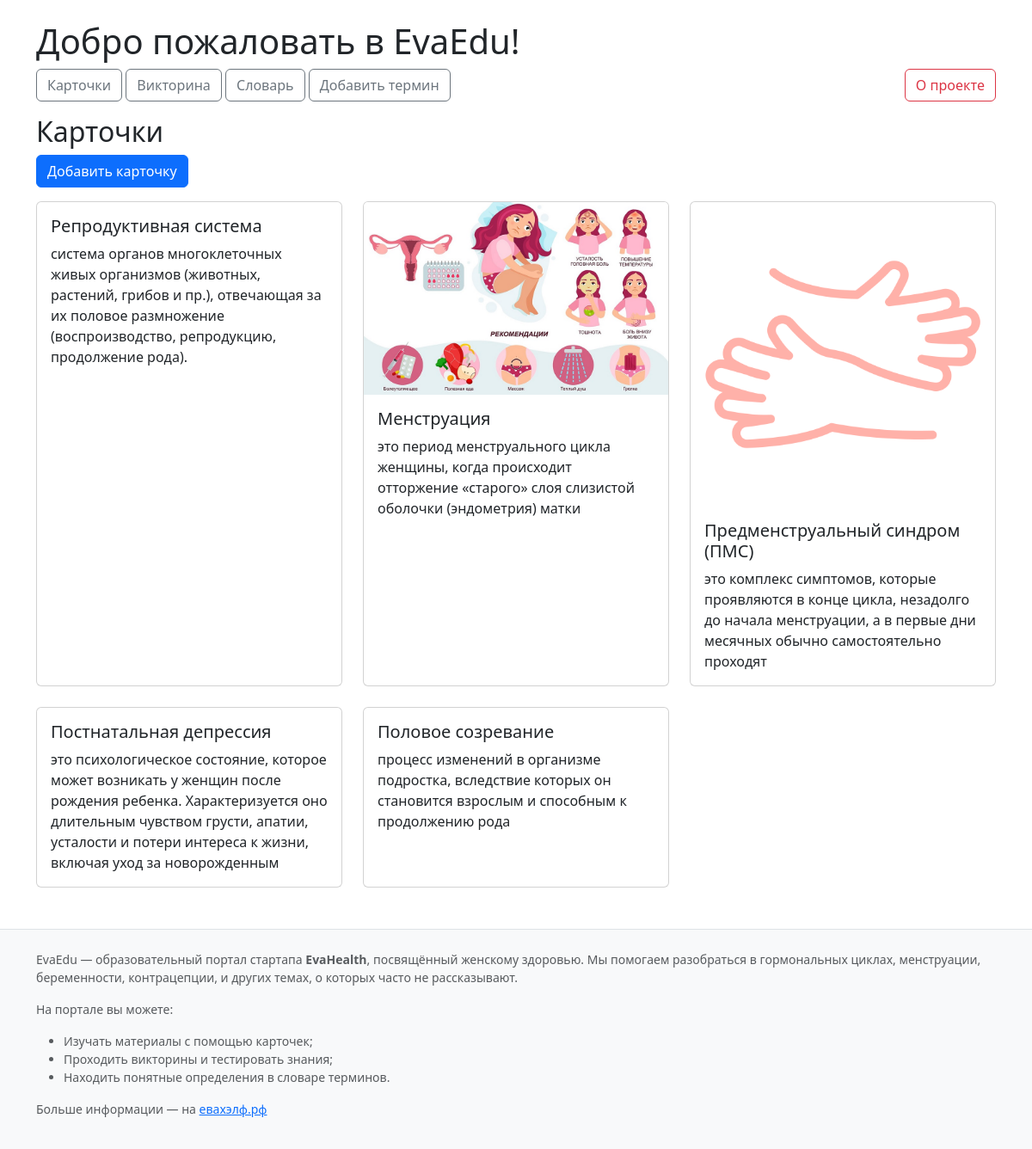
Page /cards/ on the committed database.
### cards/models.py (models this page shows, shortened)
class Card(models.Model):
    term = models.CharField(max_length=100)
    definition = models.TextField()
    image = models.ImageField(upload_to='card_images/', null=True, blank=True)
    created_at = models.DateTimeField(auto_now_add=True)
    quiz_question = models.CharField(
        max_length=255,
        blank=True,
        help_text="Вопрос для викторины"
    )
    correct_answer = models.CharField(max_length=30, blank=True)
    wrong_answer1 = models.CharField(max_length=30, blank=True)
    wrong_answer2 = models.CharField(max_length=30, blank=True)

### cards/views.py (the view)
# urls.py: path('', views.card_list, name='card_list'),
def card_list(request):
    cards = Card.objects.all().order_by('-created_at')  # Получаем все карточки из базы
    return render(request, 'cards/card_list.html', {'cards': cards})

### cards/templates/cards/card_list.html
{% extends 'base.html' %}
{% block content %}
<h2>Карточки</h2>
<a href="{% url 'add_card' %}" class="btn btn-primary mb-3">Добавить карточку</a>
<div class="row row-cols-1 row-cols-md-2 row-cols-lg-3 g-4">
    {% for card in cards %}
        <div class="col">
            <div class="card h-100">
                {% if card.image %}
                    <img src="{{ card.image.url }}" class="card-img-top" alt="{{ card.term }}">
                {% endif %}
                <div class="card-body">
                    <h5 class="card-title">{{ card.term }}</h5>
                    <p class="card-text">{{ card.definition }}</p>
                </div>
            </div>
        </div>
    {% empty %}
        <p>Карточек пока нет.</p>
    {% endfor %}
</div>
{% endblock %}

### templates/base.html (shortened to what this page needs)
<!DOCTYPE html>
<html lang="ru">
<head>
    <link rel="stylesheet" href="https://cdn.jsdelivr.net/npm/bootstrap@5.3.0/dist/css/bootstrap.min.css">
</head>
<body>
<div class="container mt-4">
    <h1 class="welcome-text"><a href="/" class="text-decoration-none text-dark">Добро пожаловать в EvaEdu!</a></h1>
    <nav class="mb-3">
        <a href="/cards/" class="btn btn-outline-secondary">Карточки</a>
        <a href="/quizzes/start/" class="btn btn-outline-secondary">Викторина</a>
        <a href="/glossary/" class="btn btn-outline-secondary">Словарь</a>
        <a href="/glossary/add/" class="btn btn-outline-secondary">Добавить термин</a>
        <a href="{% url 'about' %}" class="btn btn-outline-danger float-end ms-2">О проекте</a>
    </nav>
    {% block content %}{% endblock %}
</div>
<footer class="mt-5 pt-4 border-top text-muted small">
    <div class="container">
        <p>
            EvaEdu — образовательный портал стартапа <strong>EvaHealth</strong>, посвящённый женскому здоровью.
            Мы помогаем разобраться в гормональных циклах, менструации, беременности, контрацепции,
            и других темах, о которых часто не рассказывают.
        </p>
        <p>
            На портале вы можете:
            <ul>
                <li>Изучать материалы с помощью карточек;</li>
                <li>Проходить викторины и тестировать знания;</li>
                <li>Находить понятные определения в словаре терминов.</li>
            </ul>
            <p>Больше информации — на <a href="https://евахэлф.рф" target="_blank">евахэлф.рф</a></p>
        </p>
    </div>
</footer>
</body>
</html>

### templates/base.html (style rules this page uses)
footer { background-color: #f8f9fa; padding: 20px 0; font-size: 0.9rem; }

### rows in the picture
Card: term "Репродуктивная система", definition "система органов многоклеточных живых организмов (животных, растений, грибов и пр.), отвечающая за их половое размножение (воспроизводство, репродукцию, продолжение рода)."
Card: image (picture), term "Менструация", definition "это период менструального цикла женщины, когда происходит отторжение «старого» слоя слизистой оболочки (эндометрия) матки"
Card: image (picture), term "Предменструальный синдром (ПМС)", definition "это комплекс симптомов, которые проявляются в конце цикла, незадолго до начала менструации, а в первые дни месячных обычно самостоятельно проходят"
Card: term "Постнатальная депрессия", definition "это психологическое состояние, которое может возникать у женщин после рождения ребенка. Характеризуется оно длительным чувством грусти, апатии, усталости и потери интереса к жизни, включая уход за новорожденным"
Card: term "Половое созревание", definition "процесс изменений в организме подростка, вследствие которых он становится взрослым и способным к продолжению рода"
